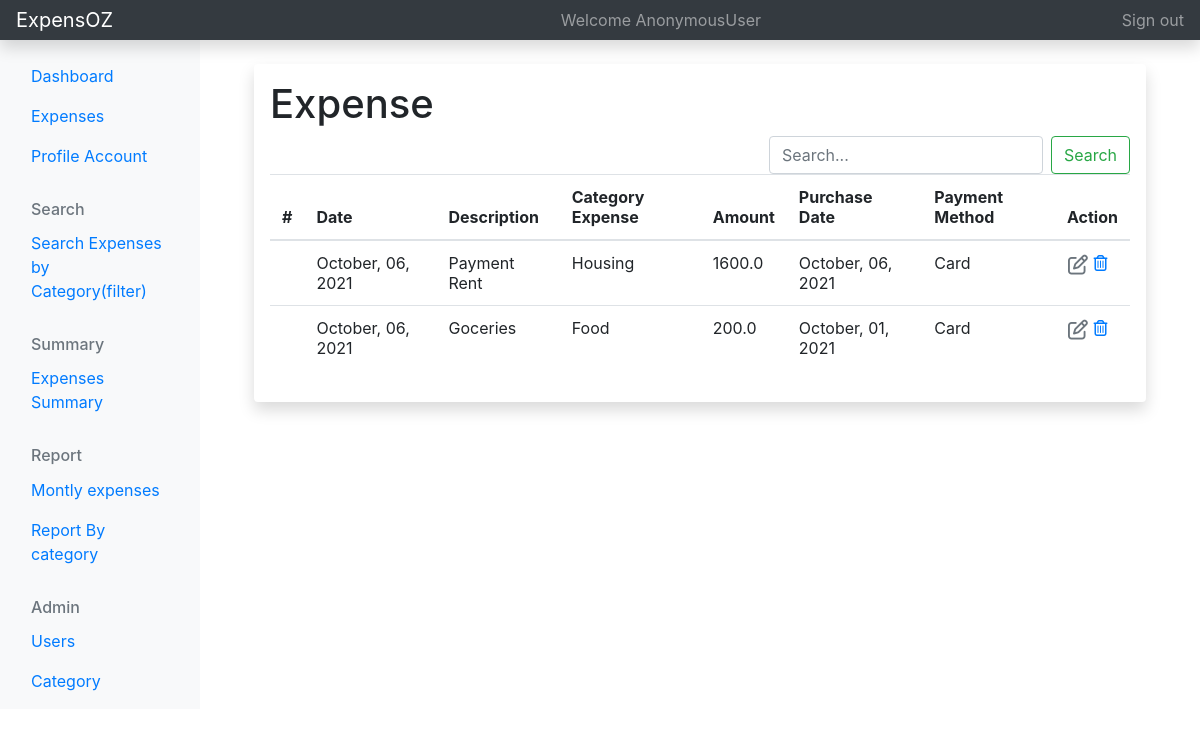
Page /expense/list/ on the committed database.
### expense/models.py (models this page shows, shortened)
class Expense(models.Model):
    description=models.CharField(max_length=200)
    amount= models.FloatField()
    category = models.ForeignKey(Category, on_delete=models.CASCADE)
    payment = models.ForeignKey(Payment, on_delete=models.CASCADE,null=True)
    payment_date= models.DateTimeField(default=now)
    created_on= models.DateTimeField(auto_now_add=True)
    last_modified= models.DateTimeField(auto_now=True)
    author = models.ForeignKey(User, default=True, on_delete=models.CASCADE)
    class Meta:
        ordering = ['-created_on']

class Category(models.Model):
    name=models.CharField(max_length=200)
    class Meta:
        verbose_name_plural = 'categories'
    def __str__(self):
        return self.name

class Payment(models.Model):
    name=models.CharField(max_length=10)
    class Meta:
        verbose_name_plural = 'payments'
    def __str__(self):
        return self.name

### expense/views.py (the view)
# urls.py: path('list/', ExpenseListView.as_view(),name="expense-list"),
class ExpenseListView(ListView):
	model = Expense
	template_name = 'expense/expense_list.html'
	context_object_name = 'expenses'
	ordering = ['-created_on']

### expense/templates/expense/expense_list.html (shortened to what this page needs)
{% extends 'expense/base.html'%}
{% load crispy_forms_tags %}
{% block content %}
<link rel="stylesheet" href=" https://cdnjs.cloudflare.com/ajax/libs/font-awesome/6.0.0-beta2/css/all.min.css">
<div class="container mt-4">
<div class="container">
  <div class="shadow p-3 mb-5 bg-white rounded">
<h1 class="page-header">Expense</h1>
<form class="form-inline my-2  my-lg-0" method='GET' action="{% url 'search' %}">
    <input class="form-control mr-sm-2" type="search" placeholder="Search..." aria-label="Search" name='search'/>
    <button class="btn btn-outline-success my-2 my-sm-0" type="submit">Search</button>
  </form>
<table class="table">
  <thead>
      <tr>
        <th scope="col">#</th>
          <th scope="col">Date</th>
          <th scope="col">Description</th>
          <th scope="col">Category Expense</th>
          <th scope="col">Amount</th>
          <th scope="col">Purchase Date</th>
          <th scope="col">Payment Method</th>
          <th scope="col">Action</th>
      </tr>
  </thead>
  <tbody>
    {% for expense in expenses %}
    <tr>
        <td> </td>
      <td> {{expense.created_on|date:"F, d, Y" }}</td>
      <td>   {{expense.description}}</td>
      <td>   {{expense.category}}</td>
        <td>   {{expense.amount}}</td>
          <td>   {{expense.payment_date|date:"F, d, Y"}}</td>
            <td>   {{expense.payment}}</td>
          <td>
            <a href="{% url 'expense-update' expense.id %}" class="btn text-secondary px-0">  <i class="far fa-edit fa-lg"></i></a>
            <a class="delete" title="Delete" data-toggle="tooltip" href="{% url 'expense-delete' expense.id %}"><i class="far fa-trash-alt"></i></a>
          </td>
    </tr>
  {% endfor%}
  </tbody>
</table>
</div>
</div>
</div>
{% endblock %}

### expense/templates/expense/base.html (shortened to what this page needs)
<html lang="en">
  <head>
    <link rel="stylesheet"  href="https://cdn.jsdelivr.net/npm/bootstrap@4.6.0/dist/css/bootstrap.min.css">
  <link rel="stylesheet" href=" https://cdnjs.cloudflare.com/ajax/libs/font-awesome/6.0.0-beta2/css/all.min.css">
  <link rel="stylesheet" href=" https://cdnjs.cloudflare.com/ajax/libs/font-awesome/6.0.0-beta2/css/all.min.css">
  </head>
  <body>
<header class="navbar navbar-dark sticky-top bg-dark flex-md-nowrap p-0 shadow">
  <a class="navbar-brand col-md-3 col-lg-2 me-0 px-3" href="#">ExpensOZ</a>
  <div class="navbar-nav">
    <div class="nav-item text-nowrap">
      <a class="nav-link px-3">Welcome {{user}}</a>
    </div>
  </div>
  <div class="navbar-nav">
    <div class="nav-item text-nowrap">
      <a class="nav-link px-3" href="{% url 'logout'%}">Sign out</a>
    </div>
  </div>
</header>
<div class="container-fluid">
  <div class="row">
  {%  include 'partials/_sidebar.html' %}
    <main class="col-md-9 ms-sm-auto col-lg-10 px-md-4">
      {% block content %}
      {% endblock  %}
    </main>
  </div>
</div>
  </body>
</html>

### expense/templates/partials/_sidebar.html (shortened to what this page needs)
{% load static %}
<nav id="sidebarMenu" class="col-md-3 col-lg-2 d-md-block bg-light sidebar collapse">
  <div class="position-sticky pt-3">
    <ul class="nav flex-column">
      <li class="nav-item">
        <a class="nav-link active" aria-current="page" href="{% url 'expenses'%}"">
          Dashboard
        </a>
      </li>
      <li class="nav-item">
        <a class="nav-link" href="{% url 'expense-list'%}">
          Expenses
        </a>
      </li>
      <li class="nav-item">
        <a class="nav-link" href="">
          Profile Account
        </a>
      </li>
    </ul>
    <h6 class="sidebar-heading d-flex justify-content-between align-items-center px-3 mt-4 mb-1 text-muted">
      <span>Search</span>
    </h6>
    <ul class="nav flex-column mb-2">
      <li class="nav-item">
        <a class="nav-link" href="#">
            Search Expenses by Category(filter)
        </a>
      </li>
    </ul>
    <h6 class="sidebar-heading d-flex justify-content-between align-items-center px-3 mt-4 mb-1 text-muted">
      <span>Summary</span>
    </h6>
    <ul class="nav flex-column mb-2">
      <li class="nav-item">
        <a class="nav-link" href="#">
         Expenses   Summary
        </a>
      </li>
    </ul>
    <h6 class="sidebar-heading d-flex justify-content-between align-items-center px-3 mt-4 mb-1 text-muted">
      <span>Report</span>
    </h6>
    <ul class="nav flex-column mb-2">
      <li class="nav-item">
        <a class="nav-link" href="#">
          Montly expenses
        </a>
      </li>
      <li class="nav-item">
        <a class="nav-link" href="{% url 'category-list'%}">
          Report By category
        </a>
      </li>
    </ul>
    <h6 class="sidebar-heading d-flex justify-content-between align-items-center px-3 mt-4 mb-1 text-muted">
      <span>Admin</span>
    </h6>
    <ul class="nav flex-column mb-2">
      <li class="nav-item">
        <a class="nav-link" href="#">
          Users
        </a>
      </li>
      <li class="nav-item">
        <a class="nav-link" href="{% url 'category-list'%}">
          Category
        </a>
      </li>
    </ul>
  </div>
</nav>

### expense/templates/expense/expense_list.html (style rules this page uses)
.form-inline { float:right }

### rows in the picture
Expense: created_on "October, 06, 2021", description "Payment Rent", category "Housing", amount "1600.0", payment_date "October, 06, 2021", payment "Card"
Expense: created_on "October, 06, 2021", description "Goceries", category "Food", amount "200.0", payment_date "October, 01, 2021", payment "Card"

### other values in the picture
{{ user }} "AnonymousUser"
